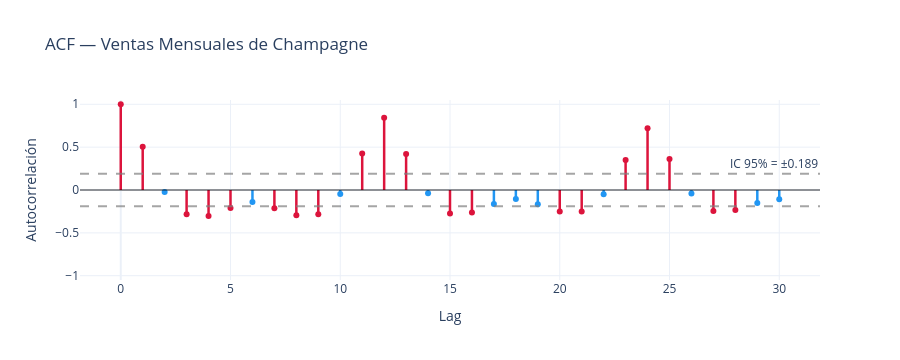

Notebook code for this chart:
### Markdown cell above
---
## 📈 PARTE 4: Análisis de Autocorrelación (ACF)

La ACF mide cuánto se parece la serie a sí misma en distintos instantes del pasado.
Aquí la usamos para confirmar que la serie tiene estructura temporal predecible.

> 📌 Recordatorio de la **Sesión 2:** la ACF de una serie estacionaria decae rápidamente;
> la de una serie no estacionaria decae lentamente. La ACF que veremos aquí también revelará
> el período estacional de la serie.

### Code cell
def plot_acf_plotly(series, title, n_lags=30, color='#2196F3'):
    """
    ACF interactivo con Plotly.
    Barras en rojo = significativas al 95% (fuera del IC).
    """
    arr = np.asarray(series).astype(float)
    arr = arr[~np.isnan(arr)]
    acf_vals = acf(arr, nlags=n_lags, fft=True)
    ci   = 1.96 / np.sqrt(len(arr))
    lags = np.arange(len(acf_vals))

    fig = go.Figure()
    for lag in lags:
        bar_color = color if abs(acf_vals[lag]) <= ci else 'crimson'
        fig.add_trace(go.Scatter(x=[lag, lag], y=[0, acf_vals[lag]], mode='lines',
                                  line=dict(color=bar_color, width=2.5), showlegend=False))
    fig.add_trace(go.Scatter(x=lags, y=acf_vals, mode='markers', showlegend=False,
                              marker=dict(color=[color if abs(v) <= ci else 'crimson'
                                                 for v in acf_vals], size=6)))
    fig.add_hline(y= ci, line_dash='dash', line_color='gray', opacity=0.7,
                  annotation_text=f'IC 95% = ±{ci:.3f}')
    fig.add_hline(y=-ci, line_dash='dash', line_color='gray', opacity=0.7)
    fig.add_hline(y=0,   line_color='black', line_width=0.8)
    fig.update_layout(title=title, xaxis_title='Lag', yaxis_title='Autocorrelación',
                      height=360, template='plotly_white', yaxis=dict(range=[-1.05, 1.05]))
    return fig

fig_acf = plot_acf_plotly(df.y, 'ACF — Ventas Mensuales de Champagne', n_lags=30)
fig_acf.show()

### Figure 1 — Plotly figure (JSON) as saved in the notebook; plotly's stock layout.template omitted (floating-point values rounded to 4 significant figures)
{"data": [{"line": {"color": "crimson", "width": 2.5}, "mode": "lines", "showlegend": false, "type": "scatter", "x": [0, 0], "y": [0, 1]}, {"line": {"color": "crimson", "width": 2.5}, "mode": "lines", "showlegend": false, "type": "scatter", "x": [1, 1], "y": [0, 0.5046]}, {"line": {"color": "#2196F3", "width": 2.5}, "mode": "lines", "showlegend": false, "type": "scatter", "x": [2, 2], "y": [0, -0.02222]}, {"line": {"color": "crimson", "width": 2.5}, "mode": "lines", "showlegend": false, "type": "scatter", "x": [3, 3], "y": [0, -0.2835]}, {"line": {"color": "crimson", "width": 2.5}, "mode": "lines", "showlegend": false, "type": "scatter", "x": [4, 4], "y": [0, -0.3039]}, {"line": {"color": "crimson", "width": 2.5}, "mode": "lines", "showlegend": false, "type": "scatter", "x": [5, 5], "y": [0, -0.2109]}, {"line": {"color": "#2196F3", "width": 2.5}, "mode": "lines", "showlegend": false, "type": "scatter", "x": [6, 6], "y": [0, -0.1386]}, {"line": {"color": "crimson", "width": 2.5}, "mode": "lines", "showlegend": false, "type": "scatter", "x": [7, 7], "y": [0, -0.2133]}, {"line": {"color": "crimson", "width": 2.5}, "mode": "lines", "showlegend": false, "type": "scatter", "x": [8, 8], "y": [0, -0.2956]}, {"line": {"color": "crimson", "width": 2.5}, "mode": "lines", "showlegend": false, "type": "scatter", "x": [9, 9], "y": [0, -0.2835]}, {"line": {"color": "#2196F3", "width": 2.5}, "mode": "lines", "showlegend": false, "type": "scatter", "x": [10, 10], "y": [0, -0.04603]}, {"line": {"color": "crimson", "width": 2.5}, "mode": "lines", "showlegend": false, "type": "scatter", "x": [11, 11], "y": [0, 0.427]}, {"line": {"color": "crimson", "width": 2.5}, "mode": "lines", "showlegend": false, "type": "scatter", "x": [12, 12], "y": [0, 0.8419]}, {"line": {"color": "crimson", "width": 2.5}, "mode": "lines", "showlegend": false, "type": "scatter", "x": [13, 13], "y": [0, 0.4188]}, {"line": {"color": "#2196F3", "width": 2.5}, "mode": "lines", "showlegend": false, "type": "scatter", "x": [14, 14], "y": [0, -0.03891]}, {"line": {"color": "crimson", "width": 2.5}, "mode": "lines", "showlegend": false, "type": "scatter", "x": [15, 15], "y": [0, -0.2732]}, {"line": {"color": "crimson", "width": 2.5}, "mode": "lines", "showlegend": false, "type": "scatter", "x": [16, 16], "y": [0, -0.2627]}, {"line": {"color": "#2196F3", "width": 2.5}, "mode": "lines", "showlegend": false, "type": "scatter", "x": [17, 17], "y": [0, -0.162]}, {"line": {"color": "#2196F3", "width": 2.5}, "mode": "lines", "showlegend": false, "type": "scatter", "x": [18, 18], "y": [0, -0.1037]}, {"line": {"color": "#2196F3", "width": 2.5}, "mode": "lines", "showlegend": false, "type": "scatter", "x": [19, 19], "y": [0, -0.1672]}, {"line": {"color": "crimson", "width": 2.5}, "mode": "lines", "showlegend": false, "type": "scatter", "x": [20, 20], "y": [0, -0.2519]}, {"line": {"color": "crimson", "width": 2.5}, "mode": "lines", "showlegend": false, "type": "scatter", "x": [21, 21], "y": [0, -0.2521]}, {"line": {"color": "#2196F3", "width": 2.5}, "mode": "lines", "showlegend": false, "type": "scatter", "x": [22, 22], "y": [0, -0.05018]}, {"line": {"color": "crimson", "width": 2.5}, "mode": "lines", "showlegend": false, "type": "scatter", "x": [23, 23], "y": [0, 0.3488]}, {"line": {"color": "crimson", "width": 2.5}, "mode": "lines", "showlegend": false, "type": "scatter", "x": [24, 24], "y": [0, 0.7217]}, {"line": {"color": "crimson", "width": 2.5}, "mode": "lines", "showlegend": false, "type": "scatter", "x": [25, 25], "y": [0, 0.3614]}, {"line": {"color": "#2196F3", "width": 2.5}, "mode": "lines", "showlegend": false, "type": "scatter", "x": [26, 26], "y": [0, -0.03953]}, {"line": {"color": "crimson", "width": 2.5}, "mode": "lines", "showlegend": false, "type": "scatter", "x": [27, 27], "y": [0, -0.2436]}, {"line": {"color": "crimson", "width": 2.5}, "mode": "lines", "showlegend": false, "type": "scatter", "x": [28, 28], "y": [0, -0.2327]}, {"line": {"color": "#2196F3", "width": 2.5}, "mode": "lines", "showlegend": false, "type": "scatter", "x": [29, 29], "y": [0, -0.1506]}, {"line": {"color": "#2196F3", "width": 2.5}, "mode": "lines", "showlegend": false, "type": "scatter", "x": [30, 30], "y": [0, -0.1081]}, {"marker": {"color": ["crimson", "crimson", "#2196F3", "crimson", "crimson", "crimson", "#2196F3", "crimson", "crimson", "crimson", "#2196F3", "crimson", "crimson", "crimson", "#2196F3", "crimson", "crimson", "#2196F3", "#2196F3", "#2196F3", "crimson", "crimson", "#2196F3", "crimson", "crimson", "crimson", "#2196F3", "crimson", "crimson", "#2196F3", "#2196F3"], "size": 6}, "mode": "markers", "showlegend": false, "type": "scatter", "x": [0, 1, 2, 3, 4, 5, 6, 7, 8, 9, 10, 11, 12, 13, 14, 15, 16, 17, 18, 19, 20, 21, 22, 23, 24, 25, 26, 27, 28, 29, 30], "y": [1.0, 0.5046, -0.02222, -0.2835, -0.3039, -0.2109, -0.1386, -0.2133, -0.2956, -0.2835, -0.04603, 0.427, 0.8419, 0.4188, -0.03891, -0.2732, -0.2627, -0.162, -0.1037, -0.1672, -0.2519, -0.2521, -0.05018, 0.3488, 0.7217, 0.3614, -0.03953, -0.2436, -0.2327, -0.1506, -0.1081]}], "layout": {"annotations": [{"showarrow": false, "text": "IC 95% = ±0.189", "x": 1, "xanchor": "right", "xref": "x domain", "y": 0.1886, "yanchor": "bottom", "yref": "y"}], "height": 360, "shapes": [{"line": {"color": "gray", "dash": "dash"}, "opacity": 0.7, "type": "line", "x0": 0, "x1": 1, "xref": "x domain", "y0": 0.1886, "y1": 0.1886, "yref": "y"}, {"line": {"color": "gray", "dash": "dash"}, "opacity": 0.7, "type": "line", "x0": 0, "x1": 1, "xref": "x domain", "y0": -0.1886, "y1": -0.1886, "yref": "y"}, {"line": {"color": "black", "width": 0.8}, "type": "line", "x0": 0, "x1": 1, "xref": "x domain", "y0": 0, "y1": 0, "yref": "y"}], "title": {"text": "ACF — Ventas Mensuales de Champagne"}, "xaxis": {"title": {"text": "Lag"}}, "yaxis": {"range": [-1.05, 1.05], "title": {"text": "Autocorrelación"}}}}
